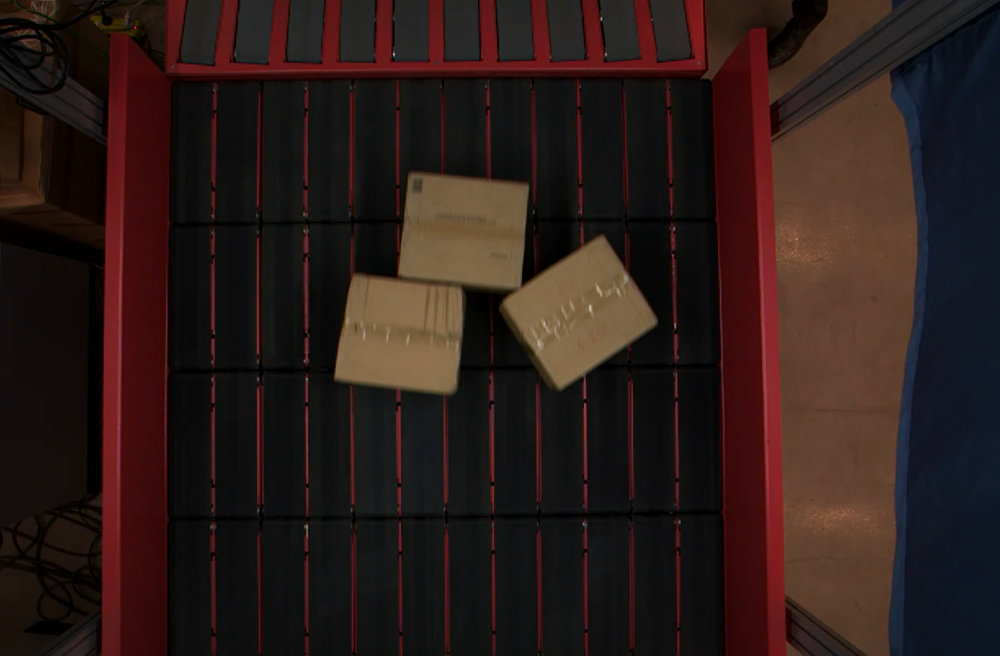
//> input picture box4.png, 1000 x 656 px, shrunk from 1291 x 847 before the run
$ ./contour2   (built with g++ and OpenCV 4)
//> lines starting //> are read from the running program, lines starting //| are printed output that depends on the picture; after the words box and inside, x2 and y2 are one past the last pixel; in counts of white or black regions, pixels touching at a corner belong together
#include<opencv2/opencv.hpp>
#include<core/core.hpp>
#include "imgproc/imgproc.hpp"
#include "iostream"

using namespace std;
using namespace cv;

int main()
{
    Mat src,dst;
    src = imread("box4.png");
//> src is the input picture: 656 rows x 1000 cols, CV_8UC3; mean B, G, R 25.1, 28, 44
    if(src.empty())
    {
        printf("can not load image \n");
        return -1;
    }
    namedWindow("input",1);
    imshow("input", src);
    dst = Mat::zeros(src.size(), CV_8UC3);

    blur(src,src,Size(3,3));//对输入的图像src进行均值滤波后用dst输出。
    cvtColor(src,src,COLOR_BGR2GRAY);
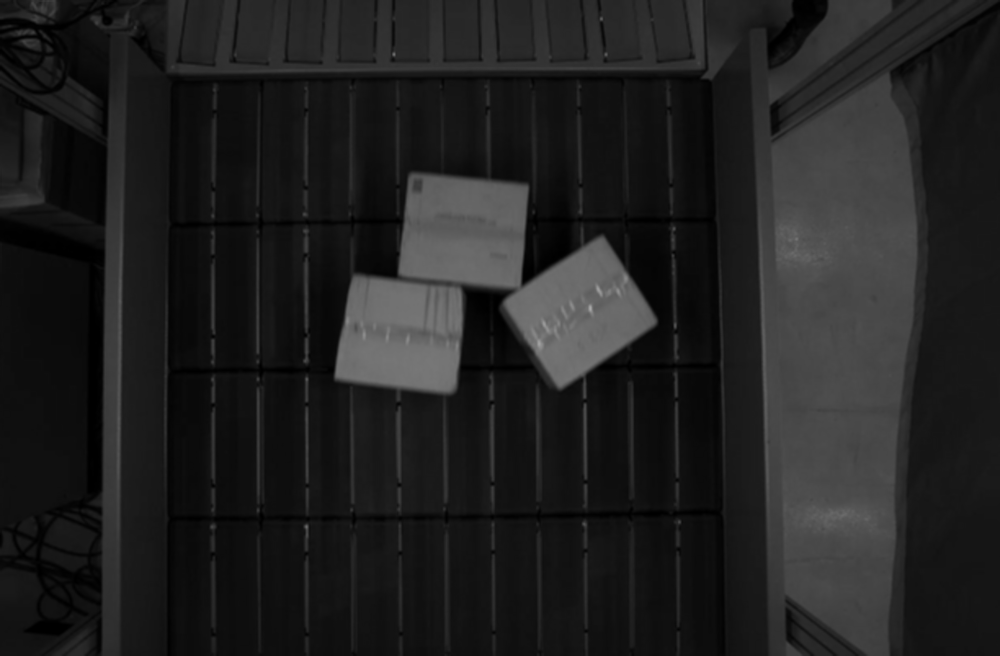
//> src: 656 rows x 1000 cols, CV_8UC1; min 0, max 170, mean 32.5
    Canny(src, src, 20, 80, 3, false);
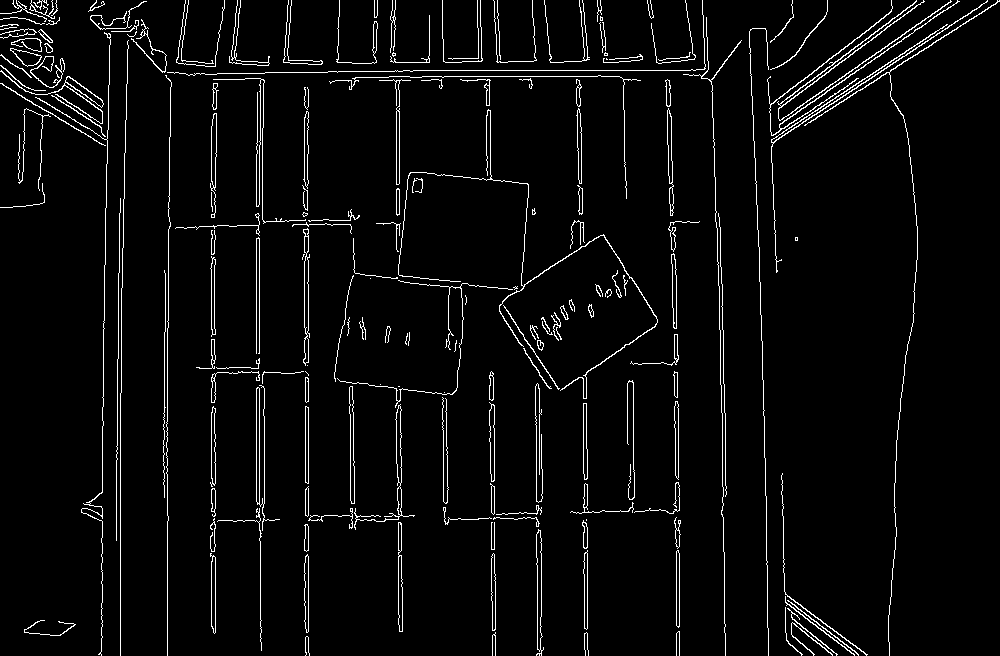
//> src: 656 rows x 1000 cols, CV_8UC1; 4% white in thin lines or dots
    vector<vector<Point>> contours;
    std::vector<Vec4i> hierarchy;
    findContours(src, contours, hierarchy, RETR_TREE, CHAIN_APPROX_SIMPLE, Point(0, 0));
//> contours = 273 contours, 144 with area under 20; largest, box (x1, y1, x2, y2) and area: (303, 228, 310, 366) 484, (536, 529, 544, 656) 470, (536, 530, 543, 651) 463, (354, 404, 415, 530) 420, (349, 386, 355, 504) 394

    RNG rng(0);
    for(int i = 0; i < contours.size(); i++)
    {
        Scalar color = Scalar(rng.uniform(0,255), rng.uniform(0,255), rng.uniform(0,255));
        drawContours(dst, contours, i, color, 2, 8, hierarchy, 0, Point(0,0));
    }
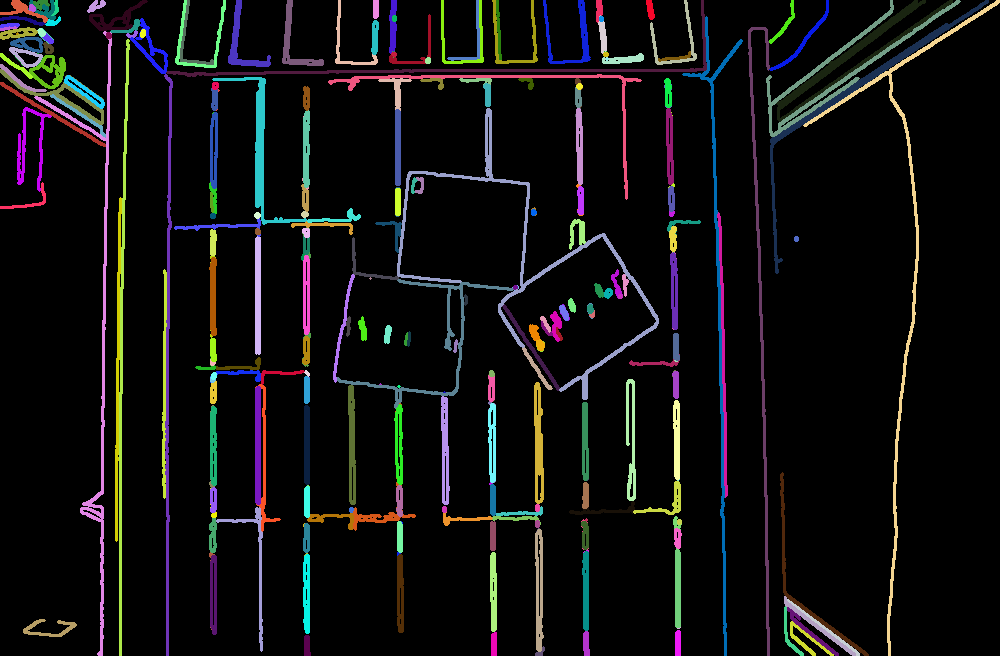
//> dst: 656 rows x 1000 cols, CV_8UC3; mean B, G, R 16.1, 15.5, 15.8
    namedWindow("output",1);
    imshow("output",dst);
    waitKey();
    return 0;
}

$ run again, with box2.png copied over box4.png
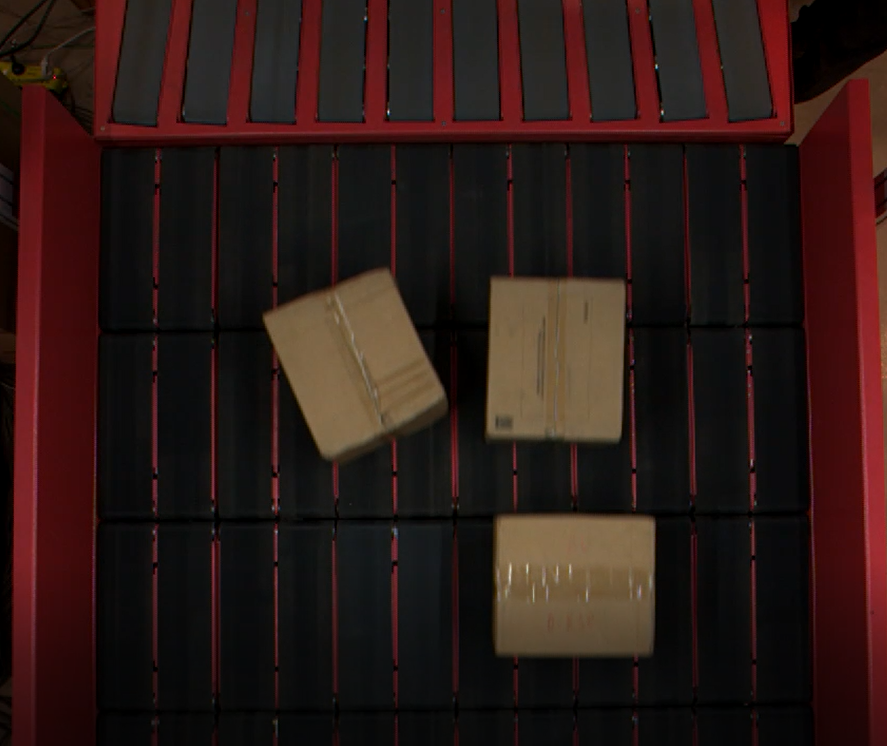
//> input picture box2.png, 887 x 746 px
//> src is the input picture: 746 rows x 887 cols, CV_8UC3; mean B, G, R 21.9, 25.3, 43.5
//> `Canny(src, src, 20, 80, 3, false);`:
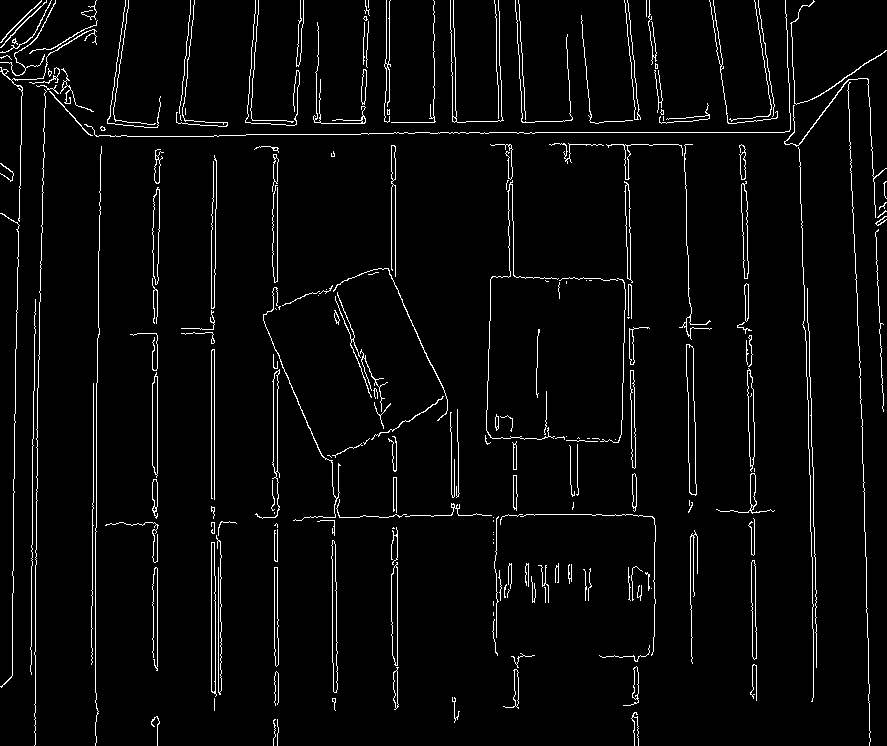
//> src: 746 rows x 887 cols, CV_8UC1; 3.7% white in thin lines or dots
//> contours = 277 contours, 197 with area under 20; largest, box (x1, y1, x2, y2) and area: (686, 344, 697, 496) 966, (686, 344, 697, 495) 960, (211, 542, 217, 697) 564, (331, 540, 338, 693) 560, (331, 540, 338, 693) 560
//> after the loop `for(int i = 0; i < contours.size(); i++)`:
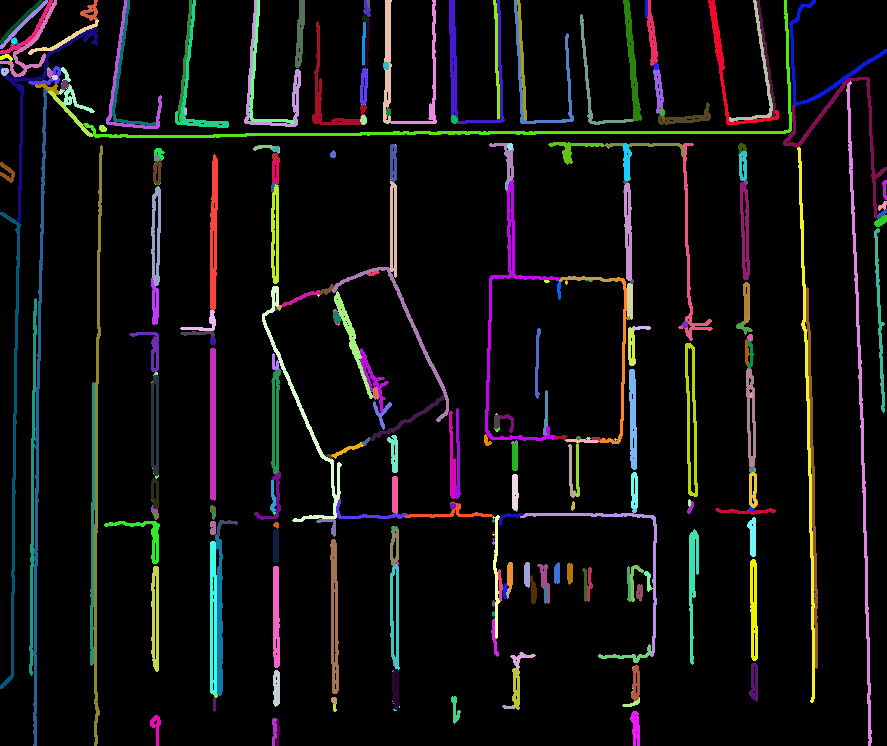
//> dst: 746 rows x 887 cols, CV_8UC3; mean B, G, R 15, 14.8, 15.6

$ run again, with box3.png copied over box4.png
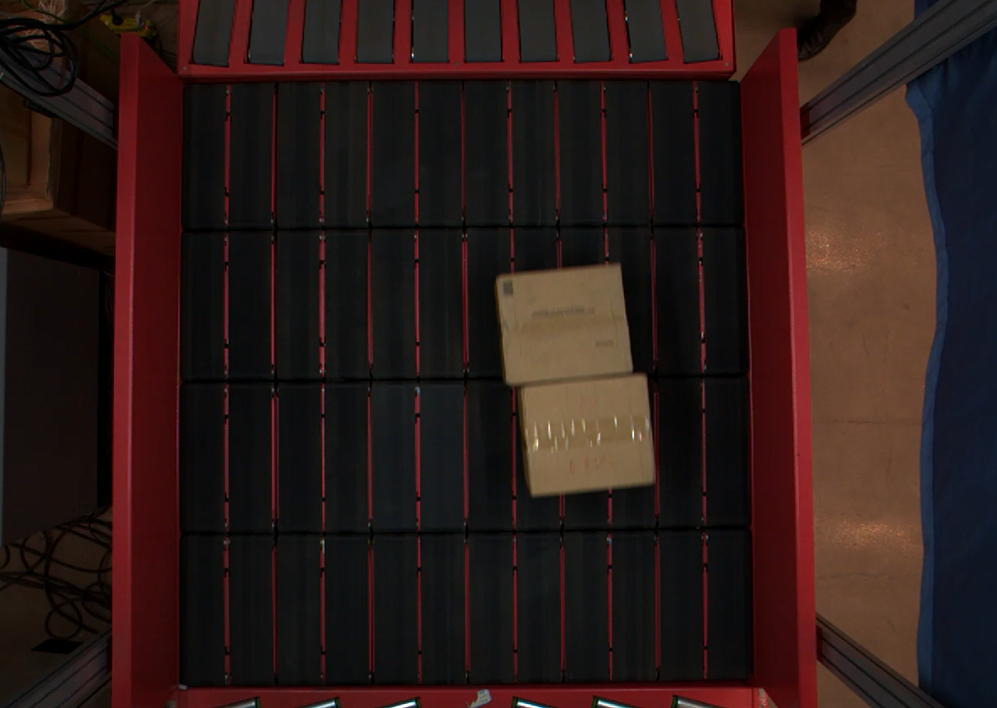
//> input picture box3.png, 997 x 708 px, shrunk from 1250 x 887 before the run
//> src is the input picture: 708 rows x 997 cols, CV_8UC3; mean B, G, R 24.7, 27.3, 44.6
//> `Canny(src, src, 20, 80, 3, false);`:
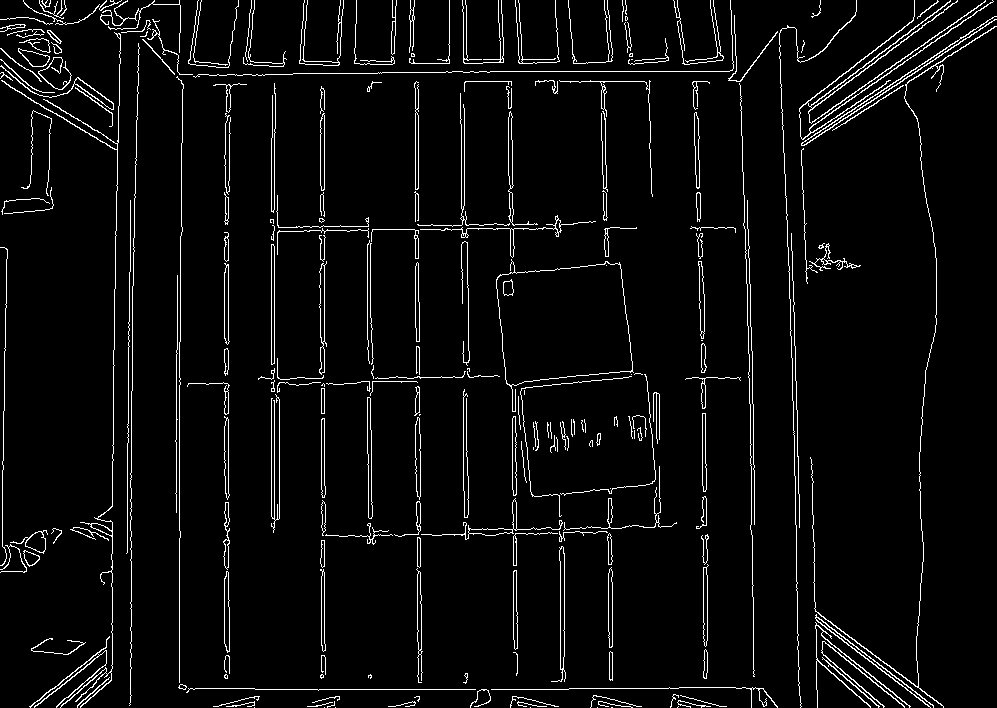
//> src: 708 rows x 997 cols, CV_8UC1; 4.5% white in thin lines or dots
//> contours = 341 contours, 190 with area under 20; largest, box (x1, y1, x2, y2) and area: (496, 259, 634, 412) 13724, (496, 261, 633, 386) 13703, (799, 0, 994, 140) 554, (551, 546, 566, 682) 484, (559, 546, 565, 670) 476
//> after the loop `for(int i = 0; i < contours.size(); i++)`:
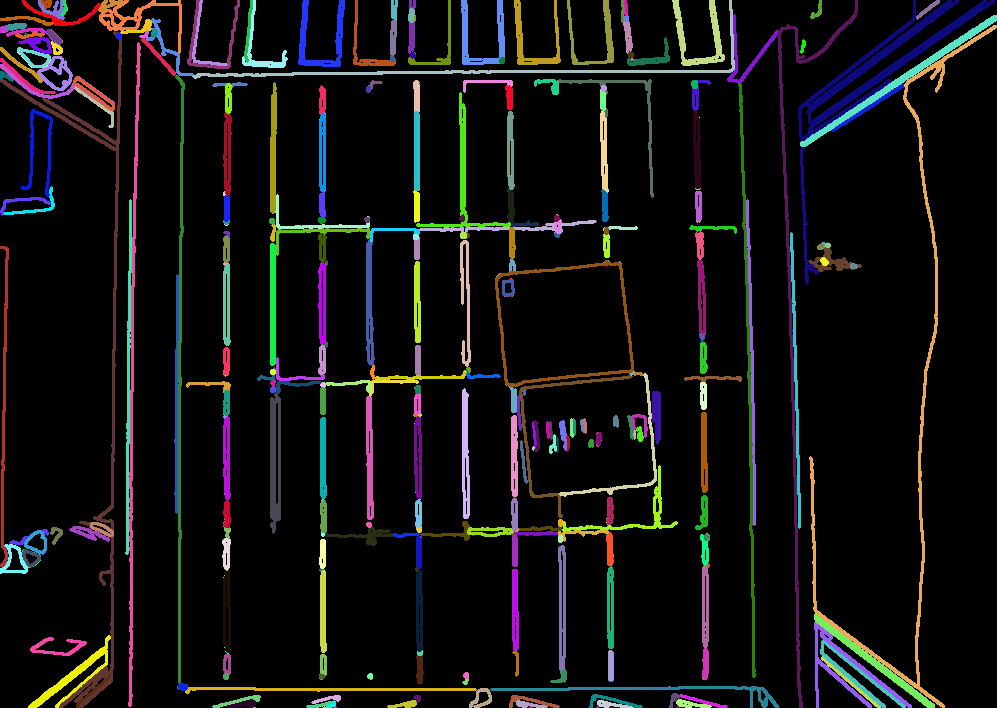
//> dst: 708 rows x 997 cols, CV_8UC3; mean B, G, R 16.7, 16.6, 17.3

$ run again, with 1.png copied over box4.png
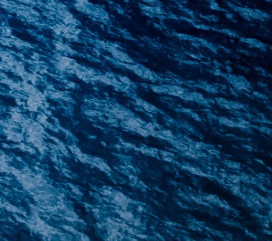
//> input picture 1.png, 272 x 241 px
//> src is the input picture: 241 rows x 272 cols, CV_8UC3; mean B, G, R 96.8, 60.4, 16.8
//> `Canny(src, src, 20, 80, 3, false);`:
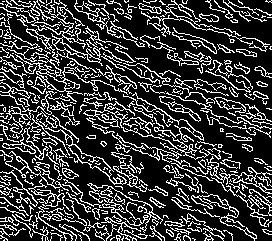
//> src: 241 rows x 272 cols, CV_8UC1; 23.4% white in thin lines or dots
//> contours = 474 contours, 357 with area under 20; largest, box (x1, y1, x2, y2) and area: (87, 183, 163, 233) 1097, (15, 0, 136, 102) 950, (90, 184, 153, 226) 904, (26, 111, 127, 185) 538, (68, 144, 112, 177) 362
//> after the loop `for(int i = 0; i < contours.size(); i++)`:
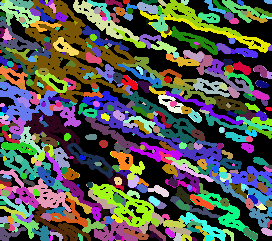
//> dst: 241 rows x 272 cols, CV_8UC3; mean B, G, R 79.6, 86.8, 85.5
